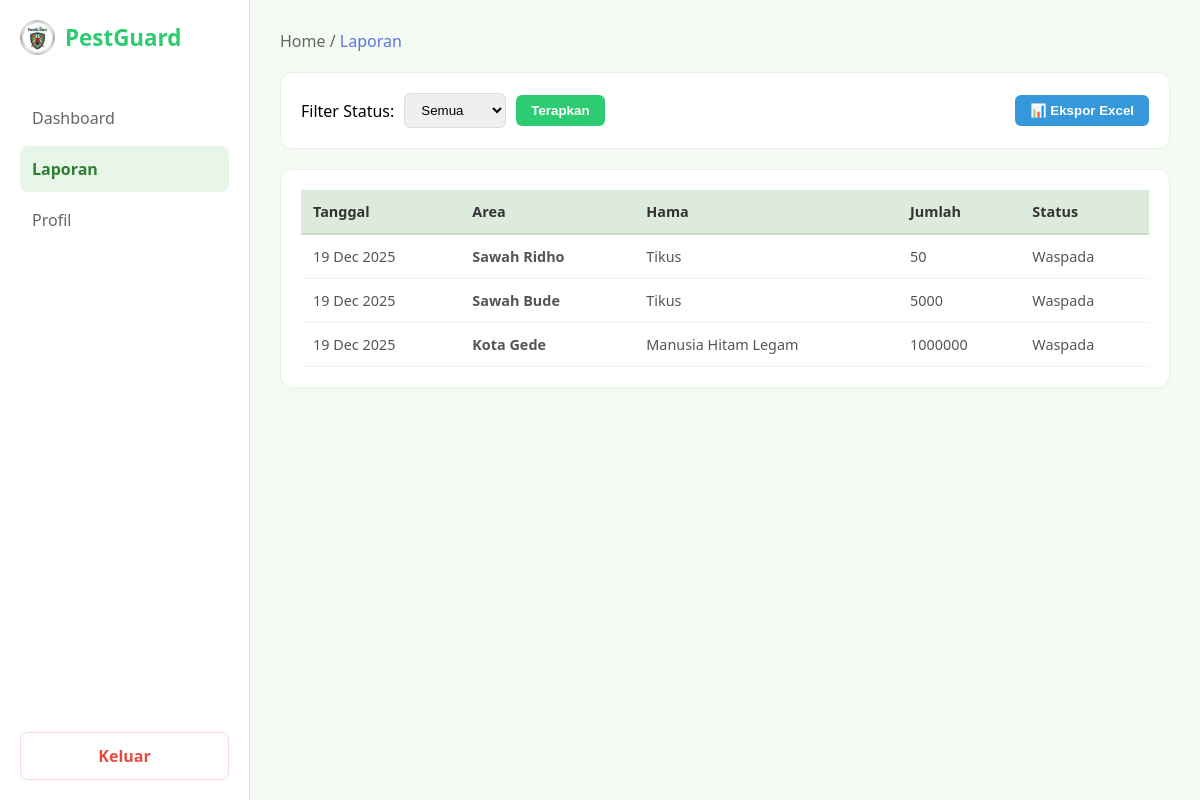
Screenshot of /laporan.php?filter=Waspada (signed in) with the database file from the repository.
### tables this page shows
CREATE TABLE `areas` (
  `id` int(11) NOT NULL,
  `nama_area` varchar(100) DEFAULT NULL,
  `hama` varchar(50) DEFAULT NULL,
  `jumlah` int(11) DEFAULT NULL,
  `status` enum('Aman','Waspada','Bahaya') DEFAULT NULL,
  `warna` varchar(20) DEFAULT NULL,
  `geometry` longtext DEFAULT NULL,
  `tanggal` date DEFAULT curdate()
);

### laporan.php (the view, shortened to what this page needs)
<?php
include 'db.php';
$where = "";
if (isset($_GET['filter']) && $_GET['filter'] != 'Semua') {
    $s = $_GET['filter'];
    $where = "WHERE status = '$s'";
}
$result = $conn->query("SELECT * FROM areas $where ORDER BY tanggal DESC");
?>
<!DOCTYPE html>
<html lang="id">
<head>
</head>
<body>
    <div class="sidebar">
        <div style="display:flex; gap:10px; align-items:center; margin-bottom:40px;">
            <img src="logo.png" width="35"> <span style="font-size:1.4rem; font-weight:bold; color:#2ecc71;">PestGuard</span>
        </div>
        <div class="menu">
            <a href="dashboard.php">Dashboard</a>
            <a href="laporan.php" class="active">Laporan</a>
            <a href="profil.php">Profil</a>
        </div>
        <a href="logout.php" class="btn-logout-side">Keluar</a>
    </div>
    <div class="main-content">
        <div style="margin-bottom:20px; color:#666;">Home / <span style="color:#5e72e4;">Laporan</span></div>
        <div class="box">
            <form class="controls" method="GET">
                <label>Filter Status:</label>
                <select name="filter">
                    <option value="Semua">Semua</option>
                </select>
                <button type="submit" class="btn-filter">Terapkan</button>
                <button type="button" class="btn-export" onclick="exportToExcel()">📊 Ekspor Excel</button>
            </form>
        </div>
        <div class="box">
            <table id="reportTable">
                <thead><tr><th>Tanggal</th><th>Area</th><th>Hama</th><th>Jumlah</th><th>Status</th></tr></thead>
                <tbody>
                    <?php if($result->num_rows == 0): ?>
                        <tr><td colspan="5" style="text-align:center;">Data tidak ditemukan.</td></tr>
                    <?php else: ?>
                        <?php while($row = $result->fetch_assoc()): ?>
                        <tr>
                            <td><?php echo date('d M Y', strtotime($row['tanggal'])); ?></td>
                            <td><strong><?php echo $row['nama_area']; ?></strong></td>
                            <td><?php echo $row['hama']; ?></td>
                            <td><?php echo $row['jumlah']; ?></td>
                            <td><?php echo $row['status']; ?></td>
                        </tr>
                        <?php endwhile; ?>
                    <?php endif; ?>
                </tbody>
            </table>
        </div>
    </div>
</body>
</html>

### laporan.php (style rules this page uses)
* { box-sizing: border-box; margin: 0; padding: 0; }
body { font-family: 'Segoe UI', sans-serif; background: #f3fbf2; display: flex; height: 100vh; }
.sidebar { width: 250px; background: #fff; color: #555; padding: 20px; border-right: 1px solid #e0e0e0; display:flex; flex-direction:column; }
.menu a { display: block; padding: 12px; color: #666; text-decoration: none; margin-bottom: 5px; border-radius: 8px; font-weight: 500; }
.menu a:hover, .menu a.active { background: #e8f5e9; color: #2e7d32; font-weight: bold; }
.main-content { flex: 1; padding: 30px; overflow-y: auto; }
.box { background: white; border-radius: 12px; padding: 20px; box-shadow: 0 2px 10px rgba(0,0,0,0.02); border: 1px solid #eee; margin-bottom: 20px; }
table { width: 100%; border-collapse: collapse; }
th { background: #dcebdc; padding: 12px; text-align: left; border-bottom: 2px solid #c8dec8; font-size: 0.9rem; color: #333; font-weight: 600; }
td { padding: 12px; border-bottom: 1px solid #f0f0f0; font-size: 0.9rem; color: #555; }
.controls { display: flex; gap: 10px; align-items: center; }
select { padding: 8px 12px; border: 1px solid #ddd; border-radius: 6px; outline: none; }
.btn-filter { background: #2ecc71; color: white; border: none; padding: 8px 15px; border-radius: 6px; cursor: pointer; font-weight: bold; }
.btn-export { background: #3498db; color: white; border: none; padding: 8px 15px; border-radius: 6px; cursor: pointer; margin-left: auto; font-weight: bold; }
.menu { flex: 1; }
.btn-logout-side { display: block; padding: 12px; color: #e74c3c; text-decoration: none; border-radius: 8px; font-weight: bold; border: 1px solid #fadbd8; text-align: center; margin-top: auto; }

### rows the page displays
areas: tanggal "19 Dec 2025", nama_area "Sawah Ridho", hama "Tikus", jumlah "50", status "Waspada"
areas: tanggal "19 Dec 2025", nama_area "Sawah Bude", hama "Tikus", jumlah "5000", status "Waspada"
areas: tanggal "19 Dec 2025", nama_area "Kota Gede", hama "Manusia Hitam Legam", jumlah "1000000", status "Waspada"
